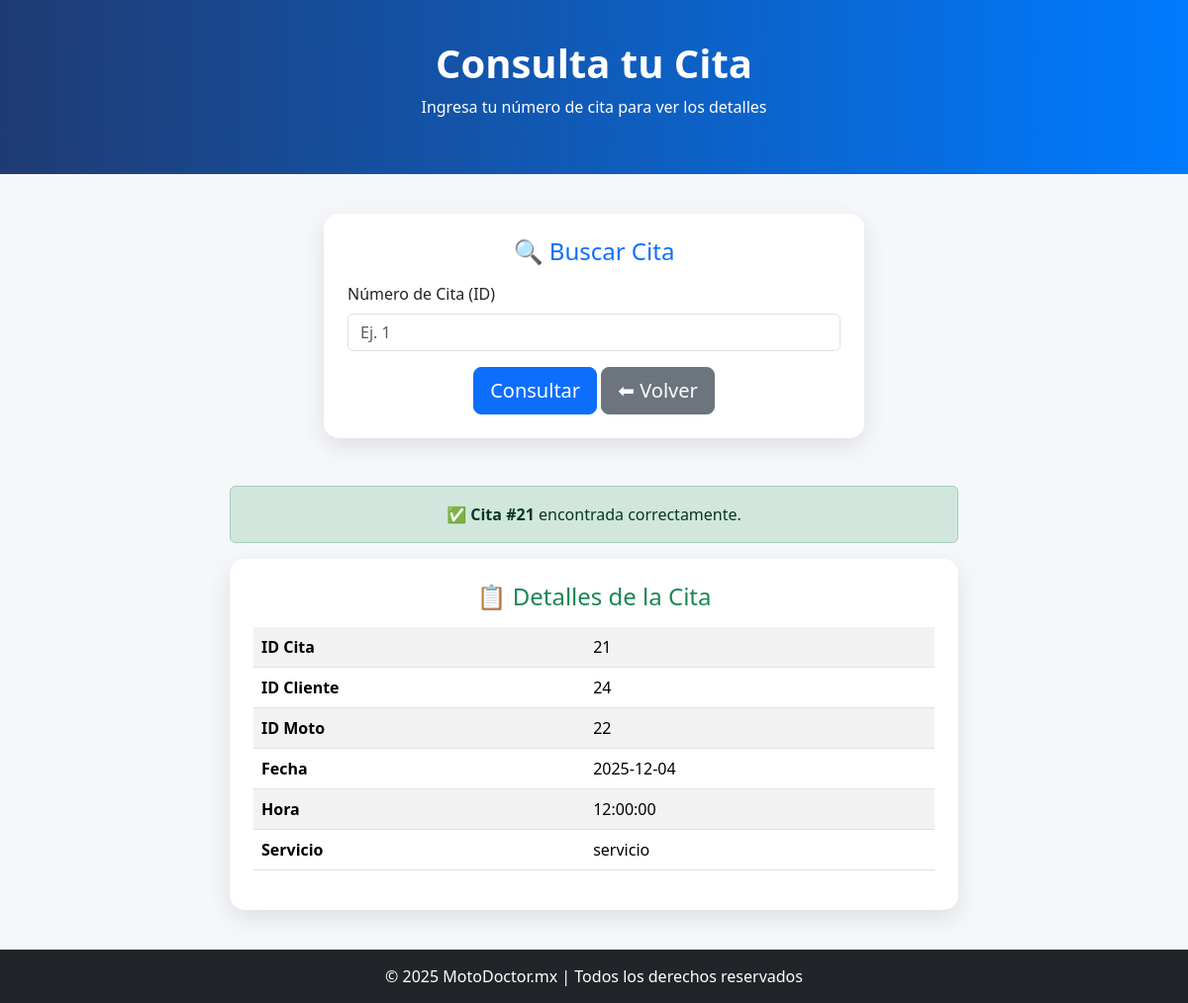
Screenshot of /consultar_cita.php?id_cita=21 with the database file from the repository.
### tables this page shows
CREATE TABLE `citas` (
  `id_cita` int(11) NOT NULL,
  `id_cliente` int(11) NOT NULL,
  `id_moto` int(11) NOT NULL,
  `fecha_cita` date NOT NULL,
  `hora_cita` time NOT NULL,
  `servicio` varchar(100) NOT NULL,
  `estado` varchar(20) DEFAULT 'Pendiente',
  `fecha_registro` timestamp NOT NULL DEFAULT current_timestamp()
);

### consultar_cita.php (the view, shortened to what this page needs)
<!DOCTYPE html>
<html lang="es">
<head>
  <link href="https://cdn.jsdelivr.net/npm/bootstrap@5.3.3/dist/css/bootstrap.min.css" rel="stylesheet">
</head>
<body>
<header>
  <h1 class="fw-bold">Consulta tu Cita</h1>
  <p>Ingresa tu número de cita para ver los detalles</p>
</header>
<div class="container">
  <div class="row justify-content-center">
    <div class="col-md-6">
      <div class="card p-4">
        <h4 class="text-center text-primary mb-3">🔍 Buscar Cita</h4>
        <form method="GET">
          <div class="mb-3">
            <label class="form-label">Número de Cita (ID)</label>
            <input type="number" name="id_cita" class="form-control" placeholder="Ej. 1" required>
          </div>
          <div class="text-center">
            <button type="submit" class="btn btn-primary btn-lg">Consultar</button>
            <a href="index.html" class="btn btn-secondary btn-lg">⬅ Volver</a>
          </div>
        </form>
      </div>
    </div>
  </div>
  <?php
  if (isset($_GET['id_cita'])) {
    include("conexion.php");
    $id_cita = $_GET['id_cita'];
    $resultado = mysqli_query($conn, "SELECT * FROM citas WHERE id_cita = '$id_cita'");
    if (mysqli_num_rows($resultado) > 0) {
        $cita = mysqli_fetch_assoc($resultado);
        echo "
        <div class='row justify-content-center mt-5'>
          <div class='col-md-8'>
            <div class='alert alert-success text-center'>
              ✅ <strong>Cita #{$cita['id_cita']}</strong> encontrada correctamente.
            </div>
            <div class='card p-4 bg-white'>
              <h4 class='text-center text-success mb-3'>📋 Detalles de la Cita</h4>
              <table class='table table-striped'>
                <tr><th>ID Cita</th><td>{$cita['id_cita']}</td></tr>
                <tr><th>ID Cliente</th><td>{$cita['id_cliente']}</td></tr>
                <tr><th>ID Moto</th><td>{$cita['id_moto']}</td></tr>
                <tr><th>Fecha</th><td>{$cita['fecha_cita']}</td></tr>
                <tr><th>Hora</th><td>{$cita['hora_cita']}</td></tr>
                <tr><th>Servicio</th><td>{$cita['servicio']}</td></tr>
              </table>
            </div>
          </div>
        </div>";
    } else {
        echo "<div class='alert alert-danger text-center mt-4'>❌ No se encontró una cita con ese número.</div>";
    }
}
  ?>
</div>
<footer>
  © 2025 MotoDoctor.mx | Todos los derechos reservados
</footer>
</body>
</html>

### consultar_cita.php (style rules this page uses)
body { background: #f5f7fa; font-family: 'Segoe UI', sans-serif; }
header { background: linear-gradient(90deg, #1f3b73, #007bff); color: white; text-align: center; padding: 40px 0; margin-bottom: 40px; }
.card { border: none; border-radius: 15px; box-shadow: 0 8px 25px rgba(0,0,0,0.1); }
footer { background: #212529; color: white; text-align: center; padding: 15px; margin-top: 40px; }

### rows the page displays
citas: id_cita "21", id_cliente "24", id_moto "22", fecha_cita "2025-12-04", hora_cita "12:00:00", servicio "servicio"
